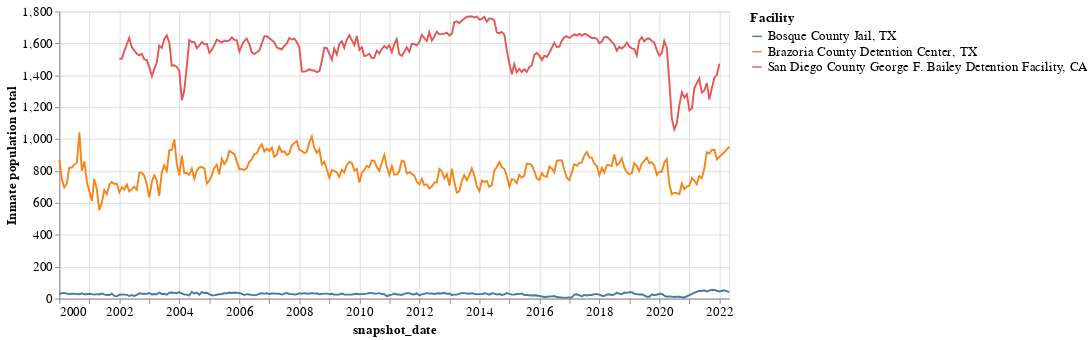

The notebook cell this image was saved under:
### Code cell
jail_ids = df.groupby('id').count().sort('count').tail(500).sample(3)['id'].to_list()

source = df.filter(
    pl.col('id').is_in(jail_ids)
).join(jails, on = 'id').with_columns([
    pl.col('county').str.to_uppercase(),
    pl.concat_str(['facility_name', pl.lit(', '), 'facility_state']).alias('Facility'),
    pl.col('total').median().over('id').alias('median')
    # pl.col('total').alias('Total inmates')
]).filter(pl.col('total') < 5*pl.col('median')).filter(pl.col('total') > .2*pl.col('median')).to_pandas()

lines = (
    alt.Chart(source)
    .mark_line()
    .encode(
        x="snapshot_date", 
        y=alt.Y("total", title = 'Inmate population total'), 
        color="Facility")
).properties(
    width=700,
    height=300
).configure_legend(
    labelLimit = 1000,
    titleFontSize=14,
    labelFontSize=14,
).configure_axis(
    labelFontSize = 14,
    titleFontSize = 14,
)

lines

### Figure 1 — Vega-Lite specification as saved in the notebook (floating-point values rounded to 4 significant figures; data arrays with more than 128 entries replaced by an {"elided": "..."} marker saying what was removed)
{"config": {"view": {"continuousWidth": 400, "continuousHeight": 300}, "axis": {"labelFontSize": 14, "titleFontSize": 14}, "legend": {"labelFontSize": 14, "labelLimit": 1000, "titleFontSize": 14}}, "data": {"name": "data-9d3f9f5cf36c15b4c401aabf6087dfc0"}, "mark": "line", "encoding": {"color": {"field": "Facility", "type": "nominal"}, "x": {"field": "snapshot_date", "type": "temporal"}, "y": {"field": "total", "title": "Inmate population total", "type": "quantitative"}}, "height": 300, "width": 700, "$schema": "https://vega.github.io/schema/vega-lite/v4.17.0.json", "datasets": {"data-9d3f9f5cf36c15b4c401aabf6087dfc0": {"elided": "772 records"}}}
